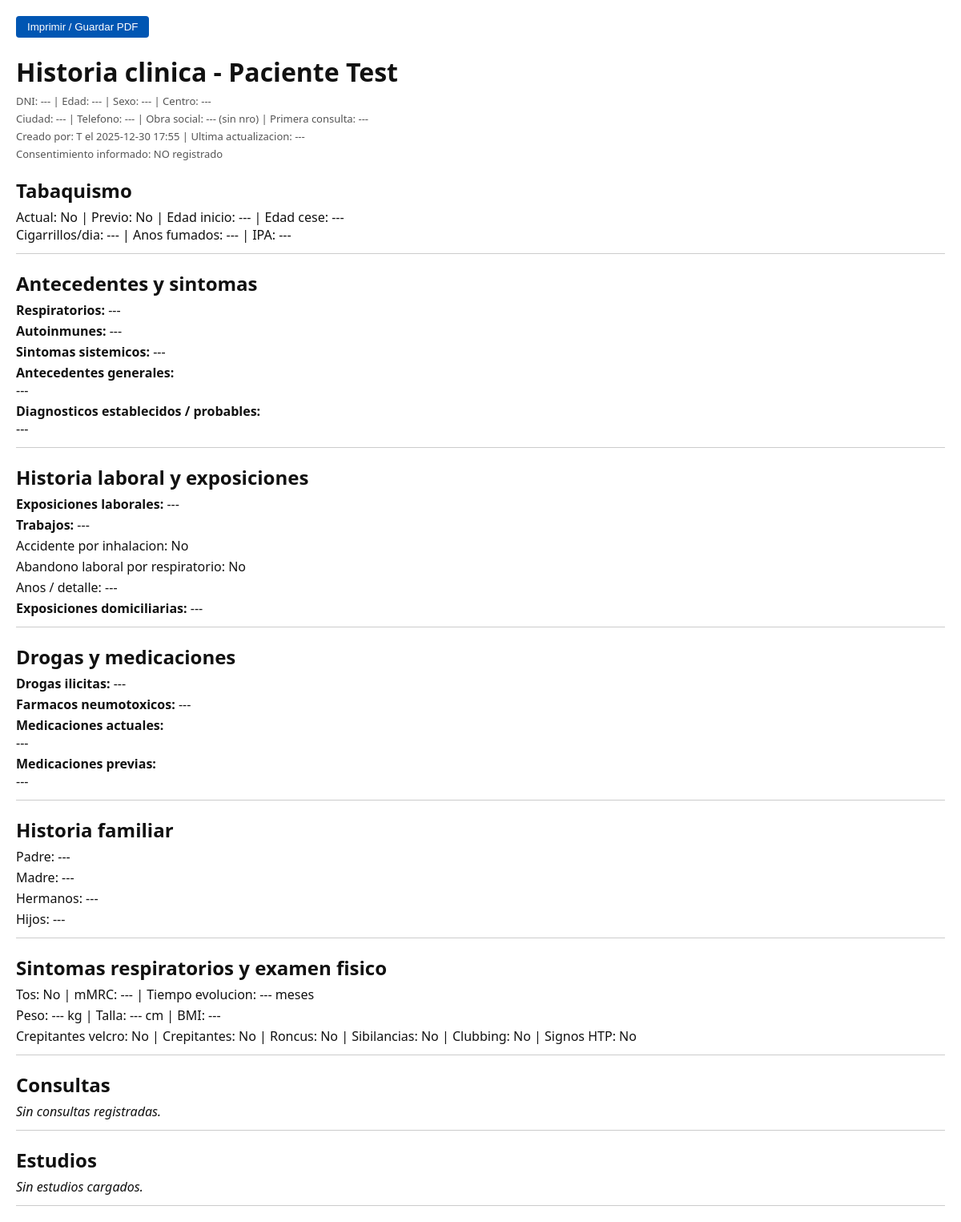
The page /patients/1/print (signed in) on the database its author committed.
### app.py (models this page shows, shortened)
class Patient(db.Model):
    __tablename__ = "patients"
    id = db.Column(db.Integer, primary_key=True)
    full_name = db.Column(db.String(150), nullable=False)
    dni = db.Column(db.String(20), unique=True, nullable=True)
    email = db.Column(db.String(255), nullable=True)
    age = db.Column(db.Integer, nullable=True)             # se puede seguir usando si queres
    sex = db.Column(db.String(10), nullable=True)          # 'M', 'F', etc.
    birth_date = db.Column(db.String(10), nullable=True)   # Fecha de nacimiento (YYYY-MM-DD)
    phone = db.Column(db.String(50), nullable=True)        # Telefono
    address = db.Column(db.String(250), nullable=True)     # Domicilio
    city = db.Column(db.String(150), nullable=True)        # Ciudad / Localidad
    health_insurance = db.Column(db.String(150), nullable=True)         # Obra social
    health_insurance_number = db.Column(db.String(100), nullable=True)  # Nro de afiliado / socio
    first_consultation_date = db.Column(db.String(10), nullable=True)   # Primera consulta EPID (YYYY-MM-DD)
    consent_given = db.Column(db.Boolean, default=False)
    consent_date = db.Column(db.String(10), nullable=True)
    notes_personal = db.Column(db.Text, nullable=True)
    center = db.Column(db.String(150), nullable=True)
    smoking_current = db.Column(db.Boolean, nullable=True)
    smoking_previous = db.Column(db.Boolean, nullable=True)
    smoking_start_age = db.Column(db.Integer, nullable=True)
    smoking_end_age = db.Column(db.Integer, nullable=True)
    smoking_cigarettes_per_day = db.Column(db.Integer, nullable=True)
    smoking_years = db.Column(db.Float, nullable=True)
    smoking_pack_years = db.Column(db.Float, nullable=True)
    respiratory_conditions = db.Column(db.Text, nullable=True)
    autoimmune_conditions = db.Column(db.Text, nullable=True)
    autoimmune_other = db.Column(db.Text, nullable=True)
    systemic_symptoms = db.Column(db.Text, nullable=True)
    occupational_exposure_types = db.Column(db.Text, nullable=True)
    occupational_accident = db.Column(db.Boolean, nullable=True)
    occupational_accident_when = db.Column(db.String(100), nullable=True)
    occupational_leave_due_to_breathing = db.Column(db.Boolean, nullable=True)
    occupational_jobs = db.Column(db.Text, nullable=True)
    occupational_years = db.Column(db.String(100), nullable=True)
    domestic_exposures = db.Column(db.Text, nullable=True)
    domestic_exposures_details = db.Column(db.Text, nullable=True)
    drug_use = db.Column(db.Text, nullable=True)
    current_medications = db.Column(db.Text, nullable=True)
    previous_medications = db.Column(db.Text, nullable=True)
    pneumotoxic_drugs = db.Column(db.Text, nullable=True)
    family_history_father = db.Column(db.String(250), nullable=True)
    family_history_mother = db.Column(db.String(250), nullable=True)
    family_history_siblings = db.Column(db.String(250), nullable=True)
    family_history_children = db.Column(db.String(250), nullable=True)
    family_genogram_pdf = db.Column(db.String(300), nullable=True)
    notes_family_history = db.Column(db.Text, nullable=True)
    symptom_cough = db.Column(db.Boolean, nullable=True)
    symptom_mmrc = db.Column(db.Integer, nullable=True)
    symptom_duration_months = db.Column(db.Integer, nullable=True)
    weight_kg = db.Column(db.Float, nullable=True)
    height_cm = db.Column(db.Float, nullable=True)
    bmi = db.Column(db.Float, nullable=True)
    physical_crepitaciones_velcro = db.Column(db.Boolean, nullable=True)
    physical_crepitaciones = db.Column(db.Boolean, nullable=True)
    physical_roncus = db.Column(db.Boolean, nullable=True)
    physical_wheezing = db.Column(db.Boolean, nullable=True)
    physical_clubbing = db.Column(db.Boolean, nullable=True)
    physical_pulmonary_hypertension_signs = db.Column(db.Boolean, nullable=True)
    notes_respiratory_exam = db.Column(db.Text, nullable=True)
    antecedentes = db.Column(db.Text, nullable=True)
    diagnoses = db.Column(db.Text, nullable=True)  # Diagnosticos establecidos / probables
    notes_smoking = db.Column(db.Text, nullable=True)
    notes_autoimmune = db.Column(db.Text, nullable=True)
    notes_systemic = db.Column(db.Text, nullable=True)
    notes_exposures = db.Column(db.Text, nullable=True)
    clinica_actual = db.Column(db.Text, nullable=True)
    estudios_realizados = db.Column(db.Text, nullable=True)
    created_by_id = db.Column(db.Integer, db.ForeignKey("users.id"))
    created_by = db.relationship(
        "User", foreign_keys=[created_by_id], backref="patients_created"
    )
    created_at = db.Column(db.DateTime, default=datetime.datetime.utcnow)
    updated_at = db.Column(db.DateTime, nullable=True)
    updated_by_id = db.Column(db.Integer, db.ForeignKey("users.id"), nullable=True)
    updated_by = db.relationship("User", foreign_keys=[updated_by_id], backref="patients_updated")

class User(UserMixin, db.Model):
    __tablename__ = "users"
    id = db.Column(db.Integer, primary_key=True)
    full_name = db.Column(db.String(150), nullable=False)
    specialty = db.Column(db.String(150), nullable=True)
    email = db.Column(db.String(150), unique=True, nullable=False)
    username = db.Column(db.String(80), unique=True, nullable=False)
    password_hash = db.Column(db.String(200), nullable=False)
    role = db.Column(db.String(20), default="medico")
    status = db.Column(db.String(20), default="pending")

### app.py (the view)
@app.route("/patients/<int:patient_id>/print")
@login_required
def patient_print(patient_id):
    patient = Patient.query.get_or_404(patient_id)
    consultations = (
        Consultation.query.filter_by(patient_id=patient.id)
        .order_by(Consultation.date.desc().nullslast(), Consultation.id.desc())
        .all()
    )
    studies = (
        Study.query.filter_by(patient_id=patient.id)
        .order_by(Study.date.desc().nullslast(), Study.id.desc())
        .all()
    )
    log_action("patient_print", {"patient_id": patient.id})
    return render_template(
        "patient_print.html",
        patient=patient,
        consultations=consultations,
        studies=studies,
    )

### app.py (called while the page is built)
def log_action(action: str, details: dict | None = None, user=None) -> None:
    entry = {
        "timestamp": datetime.datetime.utcnow().isoformat(),
        "action": action,
        "details": details or {},
    }
    actor = None
    if user:
        actor = {"id": user.id, "name": user.full_name}
    elif current_user and current_user.is_authenticated:
        actor = {"id": current_user.id, "name": current_user.full_name}
    if actor:
        entry["actor"] = actor
    try:
        with open(AUDIT_LOG, "a", encoding="utf-8") as f:
            f.write(json.dumps(entry, ensure_ascii=True) + "\n")
    except Exception as exc:
        print(f"[WARN] No se pudo escribir audit log: {exc}")

def get_pending_reviews_count_for_user(user) -> int:
    if not user or not getattr(user, "is_authenticated", False):
        return 0
    uid = str(user.id)
    pending = ReviewRequest.query.filter(ReviewRequest.status == "pending").all()
    count = 0
    for rr in pending:
        recipients = _deserialize_list(rr.recipients)
        if uid in recipients or rr.created_by_id == user.id:
            count += 1
    return count

@app.context_processor
def inject_csrf_token():
    return {"csrf_token": lambda: generate_csrf()}

@app.context_processor
@app.context_processor
def inject_pending_reviews_count():
    try:
        count = get_pending_reviews_count_for_user(current_user)
    except Exception:
        count = 0
    return {"pending_reviews_count": count}

@login_manager.user_loader
def load_user(user_id):
    return User.query.get(int(user_id))

@app.before_request
def _init_db_once():
    global _DB_INIT_DONE
    if _DB_INIT_DONE:
        return
    try:
        create_tables_and_admin()
    finally:
        _DB_INIT_DONE = True

@app.context_processor
def inject_review_helpers():
    try:
        count = get_pending_reviews_count_for_user(current_user)
    except Exception:
        count = 0
    return {
        "pending_reviews_count": count,
        "get_pending_reviews_count_for_user": get_pending_reviews_count_for_user,
    }

### templates/patient_print.html (shortened to what this page needs)
{% extends "base_print.html" %}
{% block content %}
<h1>Historia clinica - {{ patient.full_name }}</h1>
<p class="meta">
  DNI: {{ patient.dni or '---' }} |
  Edad: {{ patient.age or '---' }} |
  Sexo: {{ patient.sex or '---' }} |
  Centro: {{ patient.center or '---' }}
</p>
<p class="meta">
  Ciudad: {{ patient.city or '---' }} |
  Telefono: {{ patient.phone or '---' }} |
  Obra social: {{ patient.health_insurance or '---' }} ({{ patient.health_insurance_number or 'sin nro' }}) |
  Primera consulta: {{ patient.first_consultation_date or '---' }}
</p>
<p class="meta">
  Creado por: {{ patient.created_by.full_name if patient.created_by else '---' }}
  {% if patient.created_at %}el {{ patient.created_at.strftime('%Y-%m-%d %H:%M') }}{% endif %}
  |
  Ultima actualizacion:
  {% if patient.updated_at %}
    {{ patient.updated_at.strftime('%Y-%m-%d %H:%M') }}
    {% if patient.updated_by %}por {{ patient.updated_by.full_name }}{% endif %}
  {% else %}
    ---
  {% endif %}
</p>
<p class="meta">
  Consentimiento informado:
  {% if patient.consent_given %}
    Otorgado el {{ patient.consent_date or '---' }}
  {% else %}
    NO registrado
  {% endif %}
</p>
<div class="section">
  <h2>Tabaquismo</h2>
  <p>
    Actual: {{ 'Si' if patient.smoking_current else 'No' }} |
    Previo: {{ 'Si' if patient.smoking_previous else 'No' }} |
    Edad inicio: {{ patient.smoking_start_age or '---' }} |
    Edad cese: {{ patient.smoking_end_age or '---' }}<br>
    Cigarrillos/dia: {{ patient.smoking_cigarettes_per_day or '---' }} |
    Anos fumados: {{ patient.smoking_years or '---' }} |
    IPA: {{ patient.smoking_pack_years or '---' }}
  </p>
</div>
<div class="section">
  <h2>Antecedentes y sintomas</h2>
  <p><strong>Respiratorios:</strong> {{ (patient.respiratory_conditions|as_list)|join(', ') if patient.respiratory_conditions else '---' }}</p>
  <p><strong>Autoinmunes:</strong> {{ (patient.autoimmune_conditions|as_list)|join(', ') if patient.autoimmune_conditions else '---' }}{% if patient.autoimmune_other %}, Otro: {{ patient.autoimmune_other }}{% endif %}</p>
  <p><strong>Sintomas sistemicos:</strong> {{ (patient.systemic_symptoms|as_list)|join(', ') if patient.systemic_symptoms else '---' }}</p>
  <p><strong>Antecedentes generales:</strong><br>{{ patient.antecedentes|nl2br if patient.antecedentes else '---' }}</p>
  <p><strong>Diagnosticos establecidos / probables:</strong><br>{{ patient.diagnoses|nl2br if patient.diagnoses else '---' }}</p>
</div>
<div class="section">
  <h2>Historia laboral y exposiciones</h2>
  <p><strong>Exposiciones laborales:</strong> {{ (patient.occupational_exposure_types|as_list)|join(', ') if patient.occupational_exposure_types else '---' }}</p>
  <p><strong>Trabajos:</strong> {{ (patient.occupational_jobs|as_list)|join(', ') if patient.occupational_jobs else '---' }}</p>
  <p>Accidente por inhalacion: {{ 'Si' if patient.occupational_accident else 'No' }} {% if patient.occupational_accident_when %}({{ patient.occupational_accident_when }}){% endif %}</p>
  <p>Abandono laboral por respiratorio: {{ 'Si' if patient.occupational_leave_due_to_breathing else 'No' }}</p>
  <p>Anos / detalle: {{ patient.occupational_years or '---' }}</p>
  <p><strong>Exposiciones domiciliarias:</strong> {{ (patient.domestic_exposures|as_list)|join(', ') if patient.domestic_exposures else '---' }}</p>
</div>
<div class="section">
  <h2>Drogas y medicaciones</h2>
  <p><strong>Drogas ilicitas:</strong> {{ (patient.drug_use|as_list)|join(', ') if patient.drug_use else '---' }}</p>
  <p><strong>Farmacos neumotoxicos:</strong> {{ (patient.pneumotoxic_drugs|as_list)|join(', ') if patient.pneumotoxic_drugs else '---' }}</p>
  <p><strong>Medicaciones actuales:</strong><br>{{ patient.current_medications|nl2br if patient.current_medications else '---' }}</p>
  <p><strong>Medicaciones previas:</strong><br>{{ patient.previous_medications|nl2br if patient.previous_medications else '---' }}</p>
</div>
<div class="section">
  <h2>Historia familiar</h2>
  <p>Padre: {{ patient.family_history_father or '---' }}</p>
  <p>Madre: {{ patient.family_history_mother or '---' }}</p>
  <p>Hermanos: {{ patient.family_history_siblings or '---' }}</p>
  <p>Hijos: {{ patient.family_history_children or '---' }}</p>
</div>
<div class="section">
  <h2>Sintomas respiratorios y examen fisico</h2>
  <p>
    Tos: {{ 'Si' if patient.symptom_cough else 'No' }} |
    mMRC: {{ patient.symptom_mmrc if patient.symptom_mmrc is not none else '---' }} |
    Tiempo evolucion: {{ patient.symptom_duration_months or '---' }} meses
  </p>
  <p>
    Peso: {{ patient.weight_kg or '---' }} kg |
    Talla: {{ patient.height_cm or '---' }} cm |
    BMI: {{ patient.bmi or '---' }}
  </p>
  <p>
    Crepitantes velcro: {{ 'Si' if patient.physical_crepitaciones_velcro else 'No' }} |
    Crepitantes: {{ 'Si' if patient.physical_crepitaciones else 'No' }} |
    Roncus: {{ 'Si' if patient.physical_roncus else 'No' }} |
    Sibilancias: {{ 'Si' if patient.physical_wheezing else 'No' }} |
    Clubbing: {{ 'Si' if patient.physical_clubbing else 'No' }} |
    Signos HTP: {{ 'Si' if patient.physical_pulmonary_hypertension_signs else 'No' }}
  </p>
</div>
<div class="section">
  <h2>Consultas</h2>
  {% if consultations %}
    <ul>
      {% for c in consultations %}
        <li>
          <strong>Fecha:</strong> {{ c.date or '---' }}<br>
          {% if c.notes %}
            {{ c.notes | nl2br }}<br>
          {% endif %}
          {% if c.studies %}
            <strong>Estudios asociados:</strong>
            <ul>
              {% for s in c.studies %}
                <li>
                  {{ s.study_type or 'Estudio' }} - {{ s.date or 'sin fecha' }}
                  {% if s.description %}: {{ s.description }}{% endif %}
                </li>
              {% endfor %}
            </ul>
          {% endif %}
        </li>
      {% endfor %}
    </ul>
  {% else %}
    <p><em>Sin consultas registradas.</em></p>
  {% endif %}
</div>
<div class="section">
  <h2>Estudios</h2>
  {% if studies %}
    <ul>
      {% for s in studies %}
        <li>
          <strong>{{ s.study_type or 'Estudio' }}</strong>
          {% if s.date %}- {{ s.date }}{% endif %}
          {% if s.center %} - {{ s.center }}{% endif %}
          {% if s.description %}<br>{{ s.description | nl2br }}{% endif %}
        </li>
      {% endfor %}
    </ul>
  {% else %}
    <p><em>Sin estudios cargados.</em></p>
  {% endif %}
</div>
{% endblock %}

### templates/base_print.html (style rules this page uses)
body { font-family: "Segoe UI", Arial, sans-serif; margin: 20px; color: #111; }
h1, h2, h3 { margin-bottom: 6px; }
.section { margin-bottom: 16px; padding-bottom: 8px; border-bottom: 1px solid #ccc; }
p { margin: 4px 0; }
.meta { font-size: 13px; color: #555; }

### rows shown on the page
Patient: full_name "Paciente Test", dni "---", age "---", sex "---", center "---", city "---", phone "---", health_insurance "---", health_insurance_number "sin nro", first_consultation_date "---", created_at "2025-12-30 17:55", smoking_current "No", smoking_previous "No", smoking_start_age "---", smoking_end_age "---", smoking_cigarettes_per_day "---", smoking_years "---", smoking_pack_years "---", respiratory_conditions "---", autoimmune_conditions "---", systemic_symptoms "---", antecedentes "---", diagnoses "---", occupational_exposure_types "---", occupational_jobs "---", occupational_accident "No", occupational_leave_due_to_breathing "No", occupational_years "---", domestic_exposures "---", drug_use "---", pneumotoxic_drugs "---", current_medications "---", previous_medications "---", family_history_father "---", family_history_mother "---", family_history_siblings "---", family_history_children "---", symptom_cough "No", symptom_mmrc "---", symptom_duration_months "---", weight_kg "---", height_cm "---", bmi "---", physical_crepitaciones_velcro "No", physical_crepitaciones "No", physical_roncus "No", physical_wheezing "No", physical_clubbing "No", physical_pulmonary_hypertension_signs "No"
User: created_by "T"
